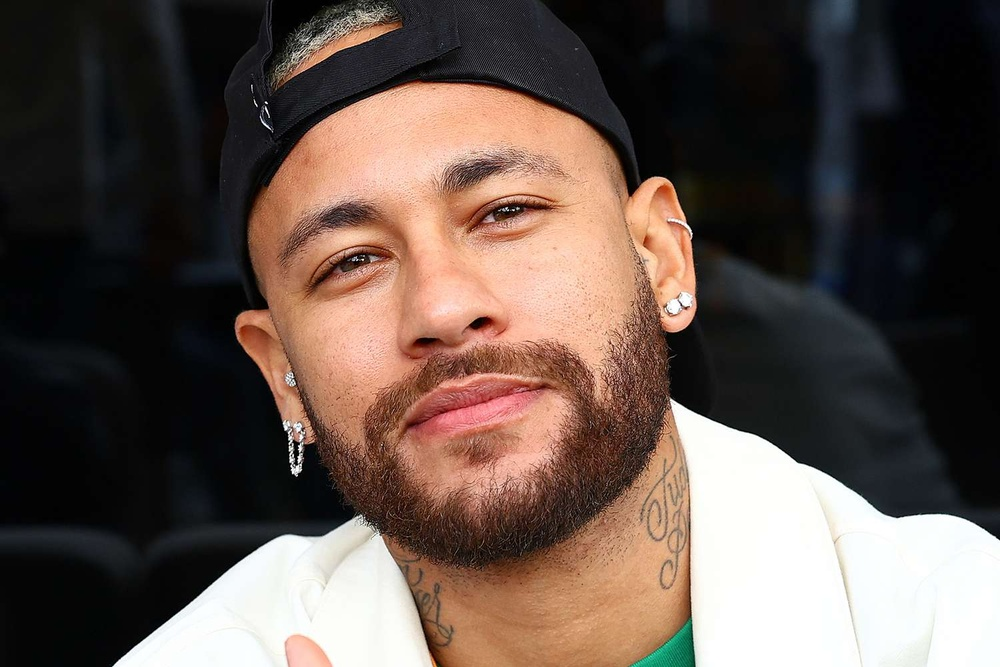
#> input picture img/neymarJR.jpg, 1000 x 667 px, shrunk from 1500 x 1000 before the run, found by its file name
$ python cb_luoc_do_xam.py
#> lines starting #> are read from the running program, lines starting #| are printed output that depends on the picture
import cv2
import os

#Đặt biến đường dẫn tới ảnh
path = r'N:\opencvApp\img\neymarJR.jpg'
path1 = r'N:\opencvApp\img'

# Đọc ảnh từ tệp dưới dạng ảnh xám (grayscale)
image = cv2.imread(path, cv2.IMREAD_GRAYSCALE)
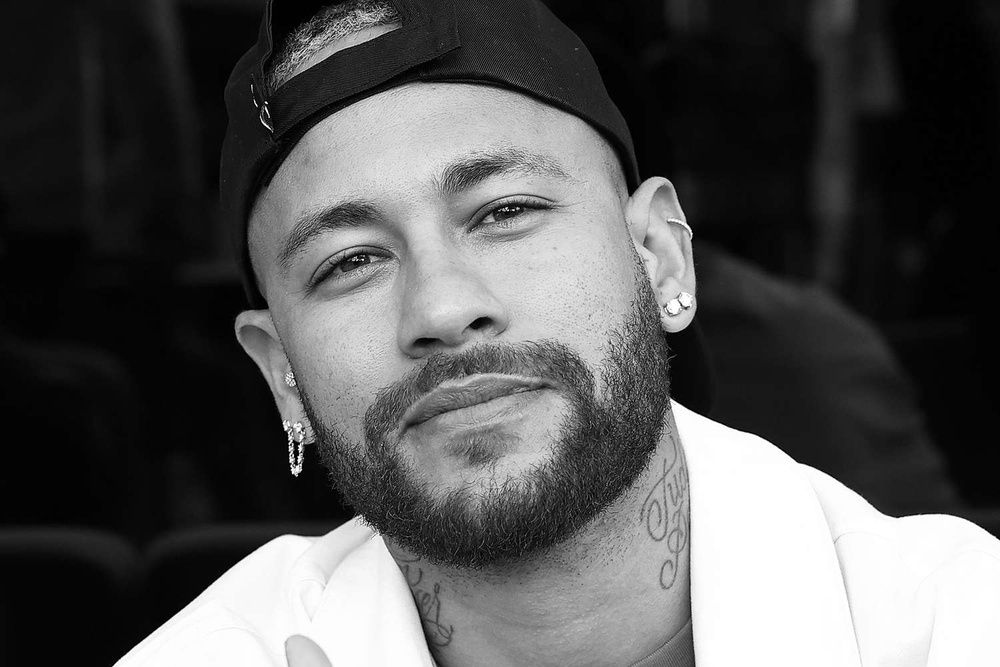
#> image: shape (667, 1000); min 0, max 255, mean 85.8

# Kiểm tra nếu ảnh được đọc thành công
if image is None:
    print("Không thể đọc ảnh.")
else:
    # Thực hiện cân bằng lược đồ xám (histogram equalization)
    equalized_image = cv2.equalizeHist(image)
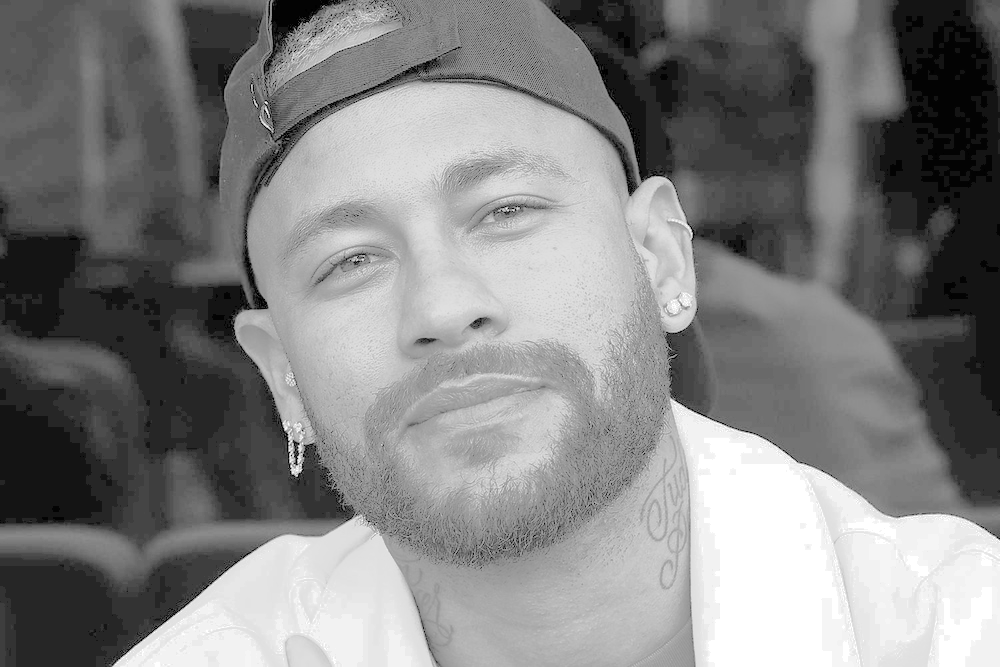
#> equalized_image: shape (667, 1000); min 0, max 255, mean 129.8

    # Hiển thị ảnh gốc và ảnh sau khi cân bằng lược đồ xám
    cv2.imshow('Anh goc', image)
    cv2.imshow('Anh can bang luoc do xam', equalized_image)

    #Chọn thư mục lưu ảnh
    os.chdir(path1)
    #Đặt tên cho tên ảnh sau khi lưu
    filename = 'Anh_can_bang_luoc_do_xam.jpg'

    # Lưu ảnh sau khi cân bằng lược đồ
    cv2.imwrite(filename, equalized_image)

    # Chờ cho đến khi người dùng nhấn phím bất kỳ
    cv2.waitKey(0)
    cv2.destroyAllWindows()

$ run again, with img/anh_dao_nguoc_doc.png saved as img/neymarJR.jpg
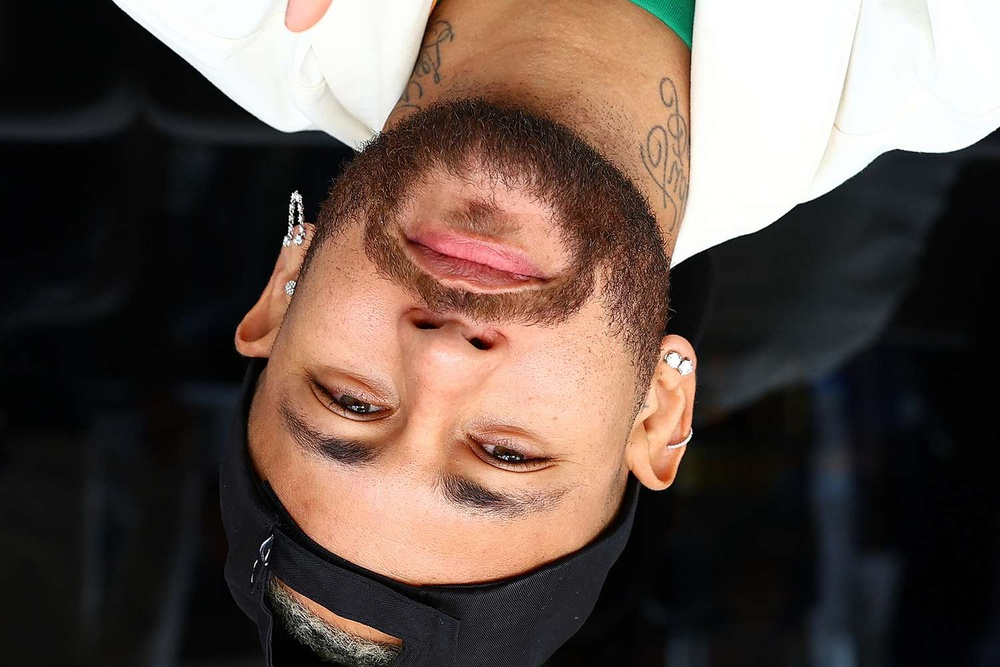
#> input picture img/anh_dao_nguoc_doc.png, 1000 x 667 px, shrunk from 1500 x 1000 before the run, found by its file name
#> `image = cv2.imread(path, cv2.IMREAD_GRAYSCALE)`:
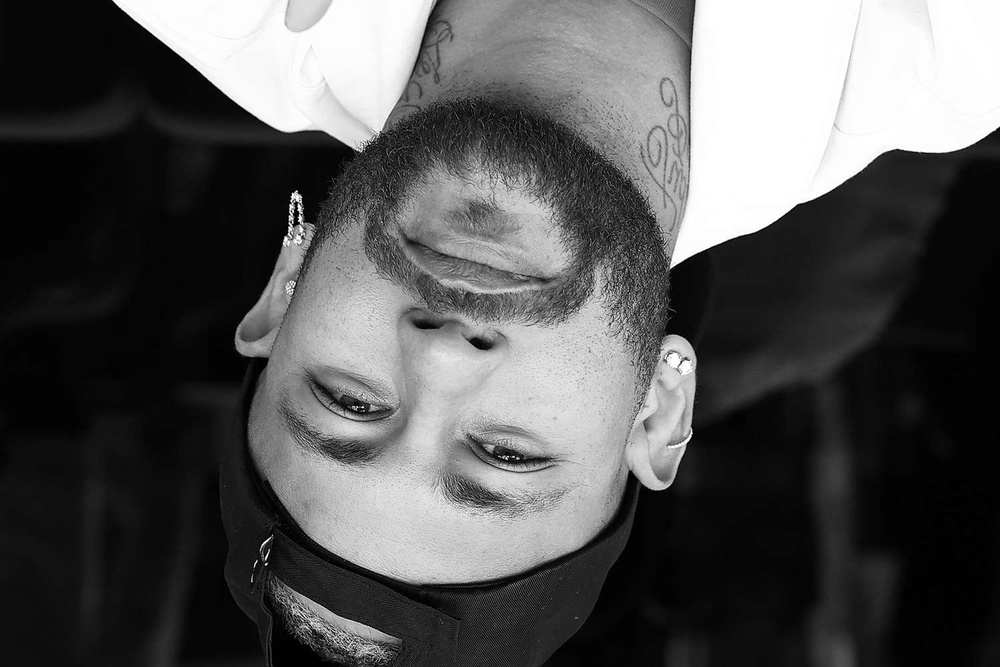
#> image: shape (667, 1000); min 0, max 255, mean 85.8
#> `equalized_image = cv2.equalizeHist(image)`:
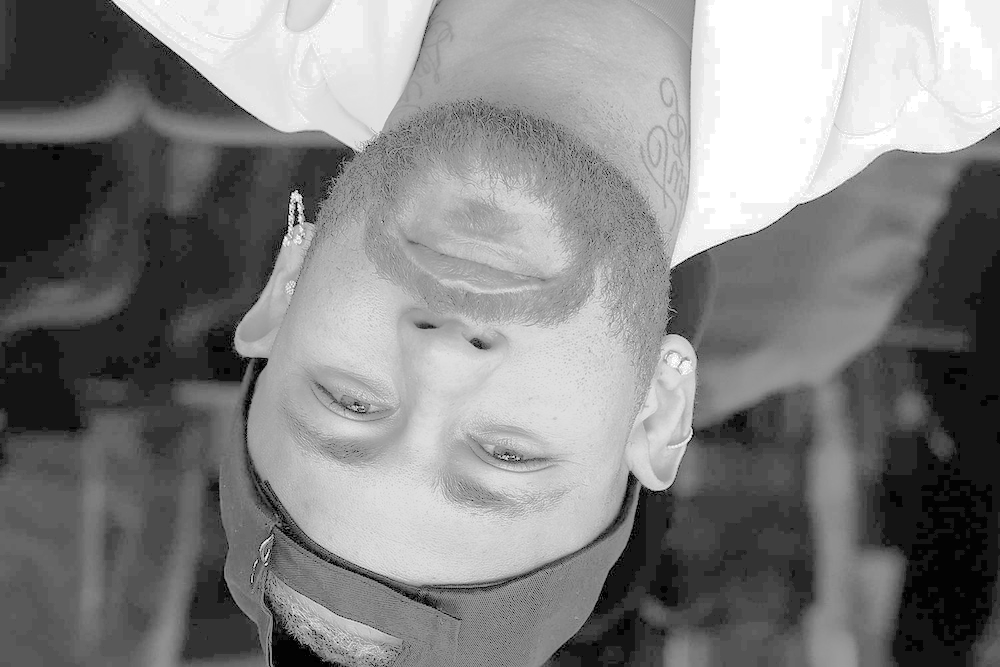
#> equalized_image: shape (667, 1000); min 0, max 255, mean 129.8

$ run again, with img/anh_dao_nguoc_ngang.png saved as img/neymarJR.jpg
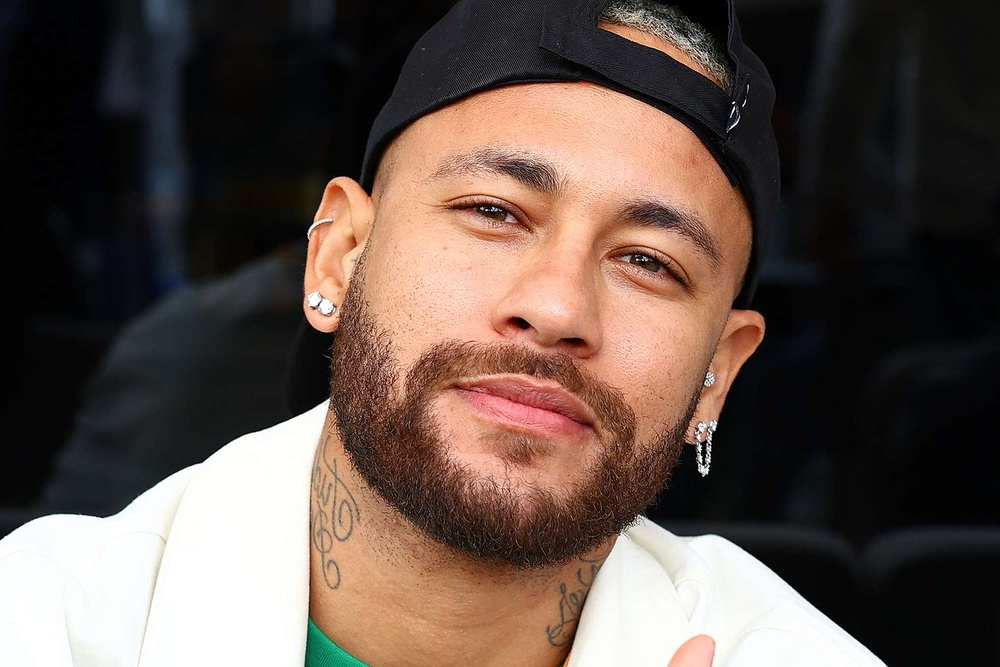
#> input picture img/anh_dao_nguoc_ngang.png, 1000 x 667 px, shrunk from 1500 x 1000 before the run, found by its file name
#> `image = cv2.imread(path, cv2.IMREAD_GRAYSCALE)`:
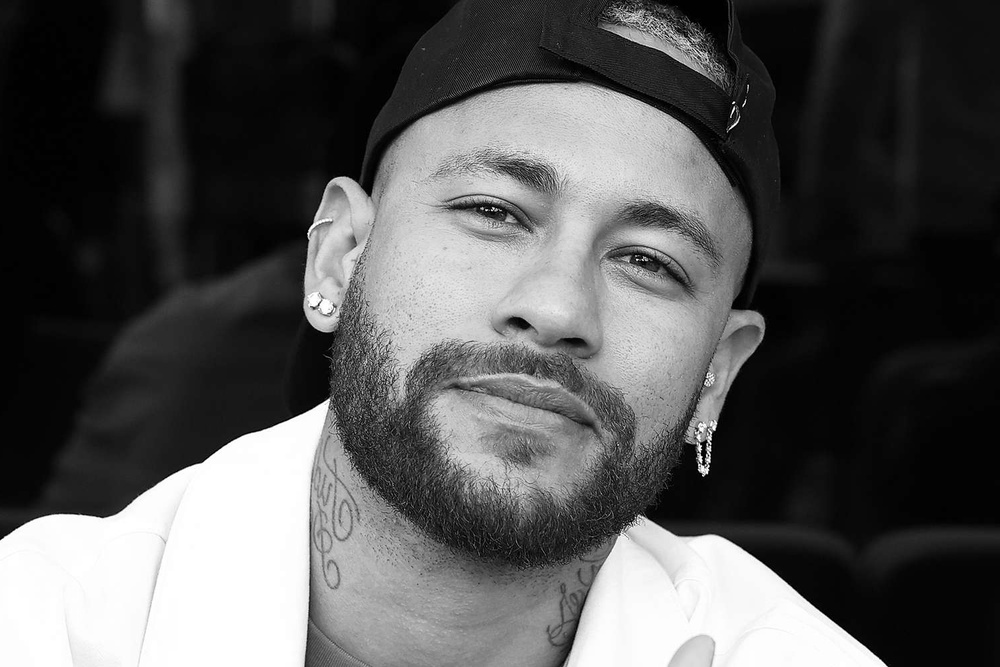
#> image: shape (667, 1000); min 0, max 255, mean 85.8
#> `equalized_image = cv2.equalizeHist(image)`:
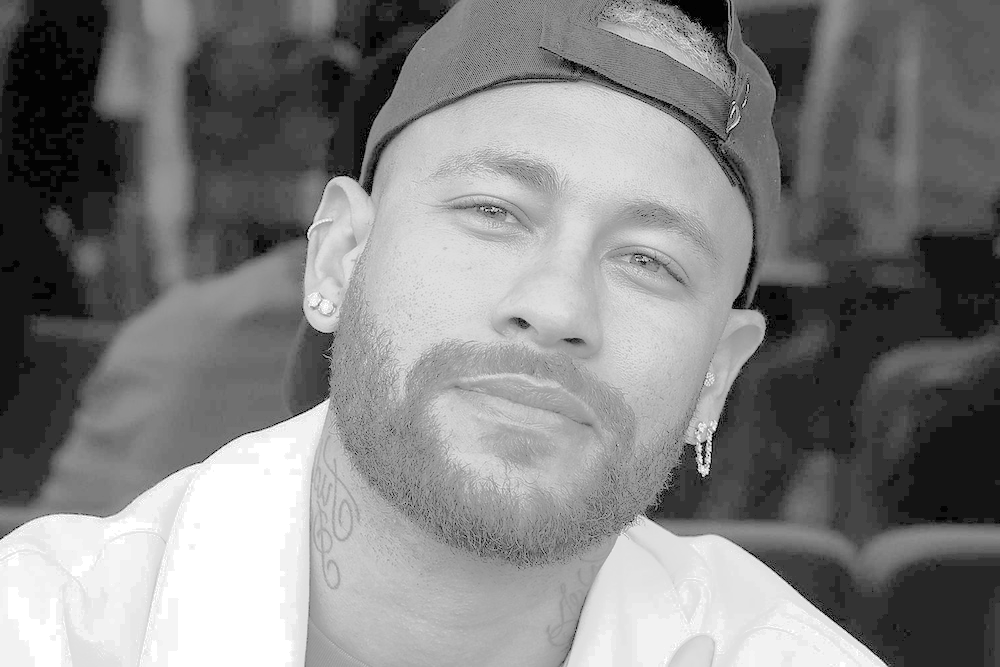
#> equalized_image: shape (667, 1000); min 0, max 255, mean 129.8
